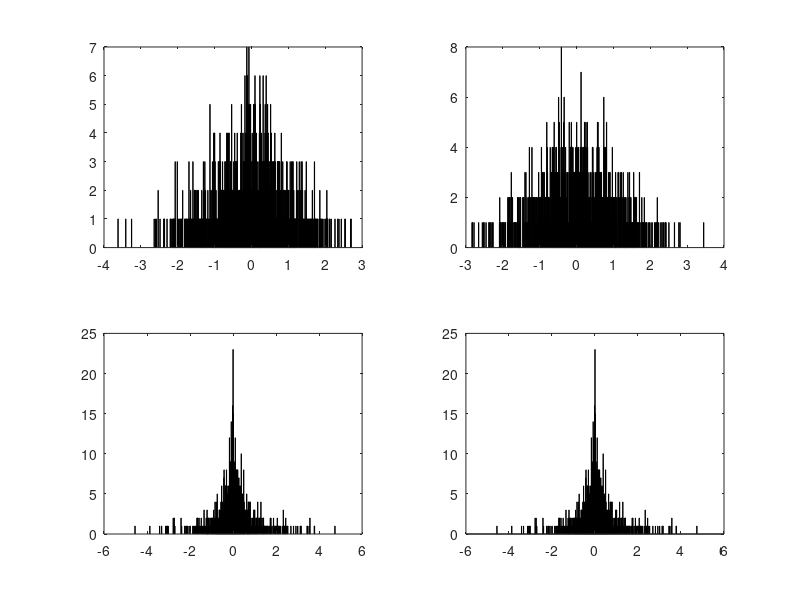

MATLAB code to generate this figure:
close all;  % Alle plots schliessen
clearvars;  % workspace löschen.



a = randn(1,1000);
b = randn(1,1000);
c=a.*b;

[N,x] = hist(c, 1000);


figure()
subplot(2,2,1)
hist(a, 1000)
subplot(2,2,2)
hist(b, 1000)
subplot(2,2,3)
hist(c, 1000);
subplot(2,2,4)
bar(x, N);

cumsum(x)